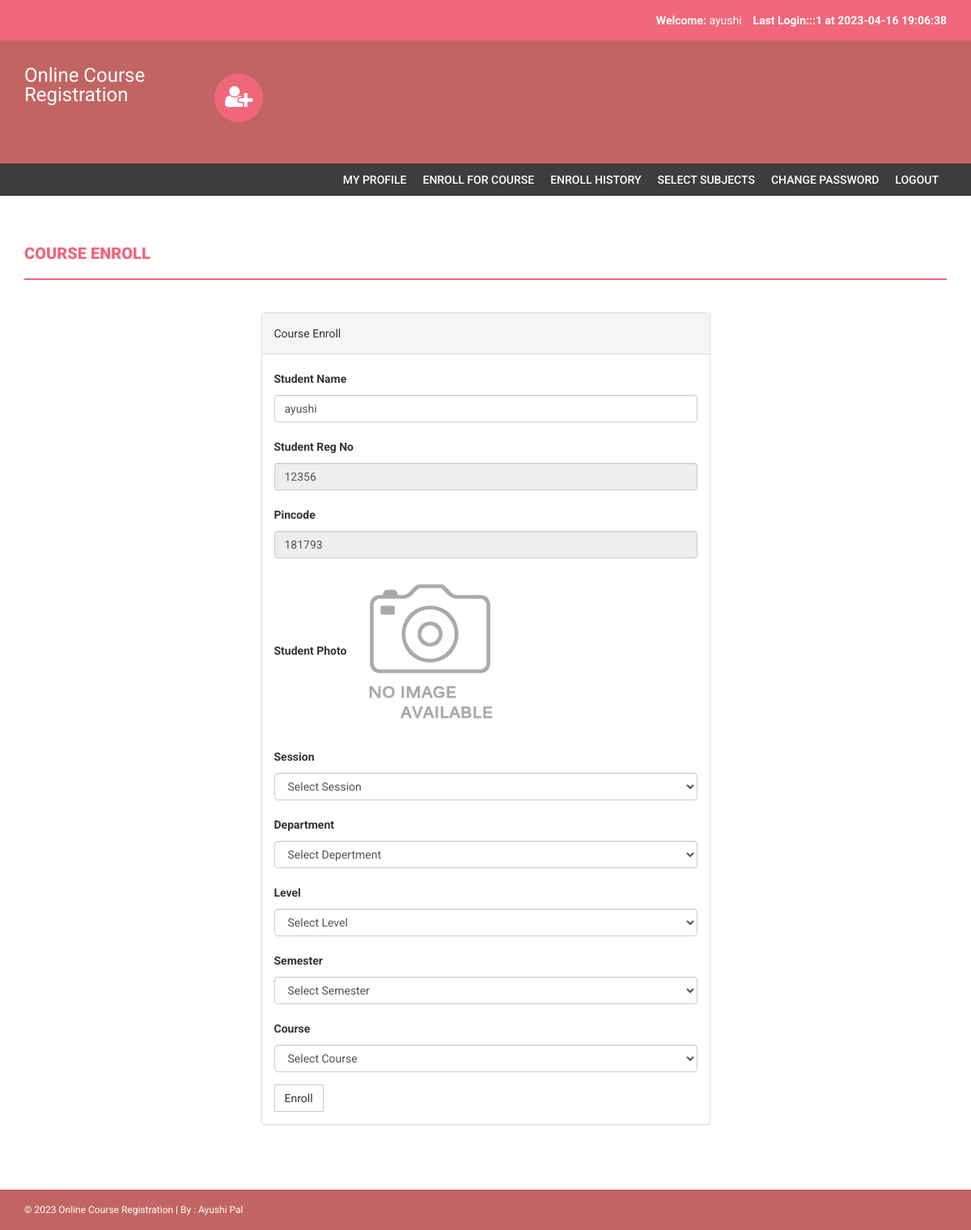
The app's page /onlinecourse/enroll.php (signed in) with its own data.
### tables this page shows
CREATE TABLE `students` (
  `studentRegno` varchar(255) NOT NULL,
  `stream_id` int(11) NOT NULL,
  `studentPhoto` varchar(255) DEFAULT NULL,
  `password` varchar(255) DEFAULT NULL,
  `studentName` varchar(255) DEFAULT NULL,
  `pincode` varchar(255) DEFAULT NULL,
  `session` varchar(255) DEFAULT NULL,
  `department` varchar(255) DEFAULT NULL,
  `semester` varchar(255) DEFAULT NULL,
  `cgpa` decimal(10,2) DEFAULT NULL,
  `courses_allocated_id` int(11) NOT NULL COMMENT 'course codes',
  `enrolment_status` tinyint(1) NOT NULL,
  `optional_core_choice_1` varchar(50) DEFAULT NULL,
  `optional_core_choice_2` int(50) DEFAULT NULL,
  `optional_core_choice_3` int(50) DEFAULT NULL,
  `password_status` tinyint(1) NOT NULL DEFAULT 0,
  `creationdate` timestamp NULL DEFAULT current_timestamp(),
  `updationDate` varchar(255) DEFAULT NULL
);

### onlinecourse/enroll.php (the view, shortened to what this page needs)
<?php
include('includes/config.php');
?>
<!DOCTYPE html>
<html xmlns="http://www.w3.org/1999/xhtml">
<head>
    <link href="assets/css/bootstrap.css" rel="stylesheet" />
    <link href="assets/css/font-awesome.css" rel="stylesheet" />
    <link href="assets/css/style.css" rel="stylesheet" />
</head>
<body>
<?php include('includes/header.php');?>
<?php if($_SESSION['login']!="")
{
 include('includes/menubar.php');
}
 ?>
    <div class="content-wrapper">
        <div class="container">
              <div class="row">
                    <div class="col-md-12">
                        <h1 class="page-head-line">Course Enroll </h1>
                    </div>
                </div>
                <div class="row" >
                  <div class="col-md-3"></div>
                    <div class="col-md-6">
                        <div class="panel panel-default">
                        <div class="panel-heading">
                          Course Enroll
                        </div>
<?php $sql=mysqli_query($con,"select * from students where studentRegno='".$_SESSION['login']."'");
while($row=mysqli_fetch_array($sql))
{ ?>
                        <div class="panel-body">
                       <form name="dept" method="post" enctype="multipart/form-data">
   <div class="form-group">
    <label for="studentname">Student Name  </label>
    <input type="text" class="form-control" id="studentname" name="studentname" value="<?php echo htmlentities($row['studentName']);?>"  />
  </div>
 <div class="form-group">
    <label for="studentRegno">Student Reg No   </label>
    <input type="text" class="form-control" id="studentRegno" name="studentRegno" value="<?php echo htmlentities($row['studentRegno']);?>"  placeholder="Student Reg no" readonly />
  </div>
<div class="form-group">
    <label for="Pincode">Pincode  </label>
    <input type="text" class="form-control" id="Pincode" name="Pincode" readonly value="<?php echo htmlentities($row['pincode']);?>" required />
  </div>
<div class="form-group">
    <label for="Pincode">Student Photo  </label>
   <?php if($row['studentPhoto']==""){ ?>
   <img src="studentphoto/noimage.png" width="200" height="200"><?php } else {?>
   <img src="studentphoto/<?php echo htmlentities($row['studentPhoto']);?>" width="200" height="200">
   <?php } ?>
  </div>
 <?php } ?>
<div class="form-group">
    <label for="Session">Session  </label>
    <select class="form-control" name="session" required="required">
   <option value="">Select Session</option>
    </select>
  </div>
<div class="form-group">
    <label for="Department">Department  </label>
    <select class="form-control" name="department" required="required">
   <option value="">Select Depertment</option>
    </select>
  </div>
<div class="form-group">
    <label for="Level">Level  </label>
    <select class="form-control" name="level" required="required">
   <option value="">Select Level</option>
    </select>
  </div>
<div class="form-group">
    <label for="Semester">Semester  </label>
    <select class="form-control" name="sem" required="required">
   <option value="">Select Semester</option>
    </select>
  </div>
<div class="form-group">
    <label for="Course">Course  </label>
    <select class="form-control" name="course" id="course" onBlur="courseAvailability()" required="required">
   <option value="">Select Course</option>
    </select>
  </div>
 <button type="submit" name="submit" id="submit" class="btn btn-default">Enroll</button>
</form>
                            </div>
                            </div>
                    </div>
                </div>
            </div>
        </div>
  <?php include('includes/footer.php');?>
</body>
</html>

### onlinecourse/includes/header.php (shortened to what this page needs)
<?php
include("includes/config.php");
?>
<?php if($_SESSION['login']!="")
{?>
<header>
        <div class="container">
            <div class="row">
                <div class="col-md-12">
                    <strong>Welcome: </strong><?php echo htmlentities($_SESSION['sname']);?>
                    <strong>Last Login:<?php
        $ret=mysqli_query($con,"SELECT  * from userlog where studentRegno='".$_SESSION['login']."' order by id desc limit 1,1");
                    $row=mysqli_fetch_array($ret);
                    echo $row['userip']; ?> at <?php echo $row['loginTime'];?></strong>
                </div>
            </div>
        </div>
    </header>
    <?php } ?>
    <div class="navbar navbar-inverse set-radius-zero">
        <div class="container">
            <div class="navbar-header">
                <a class="navbar-brand" href="#" style="color:#fff; font-size:24px;4px; line-height:24px; ">
                   Online Course Registration
                </a>
            </div>
            <div class="left-div">
                <i class="fa fa-user-plus login-icon" ></i>
        </div>
            </div>
        </div>

### onlinecourse/assets/css/style.css (style rules this page uses)
body { font-family: 'Roboto', sans-serif; line-height: 30px; }
.set-radius-zero { border-radius: 0px; -moz-border-radius: 0px; -webkit-border-radius: 0px; }
.content-wrapper { margin-top: 40px; min-height: 600px; padding-bottom: 60px; }
.page-head-line { font-weight: 900; padding-bottom: 20px; border-bottom: 2px solid #F0677C; text-transform: uppercase; color: #F0677C; font-size: 20px; margin-bottom: 40px; }
.btn { border-radius: 0px; -webkit-border-radius: 0px; -moz-border-radius: 0px; }
.login-icon { height: 60px; width: 60px; padding: 13px; border-radius: 50%; font-size: 30px; margin-bottom: 20px; color: #fff; text-align: center; cursor:pointer; background-color:#F0677C; -webkit-border-radius:50%; -moz-border-radius:50%; }
header { background-color: #F0677C; color: #fff; padding: 10px; text-align: right; }
.left-div { padding-left: 30px; margin-top: 40px; margin-bottom: 30px; }
.navbar-brand { width: 250px; padding-top: 30px; }
.navbar-inverse { background-color: #C36464; border-color: transparent; }
.navbar { margin-bottom: 0px; }

### records on screen
students: studentname "ayushi", studentRegno "12356", Pincode "181793"

### other values on screen
$_SESSION['sname'] "ayushi"
$row['userip'] "::1"
$row['loginTime'] "2023-04-16 19:06:38"
